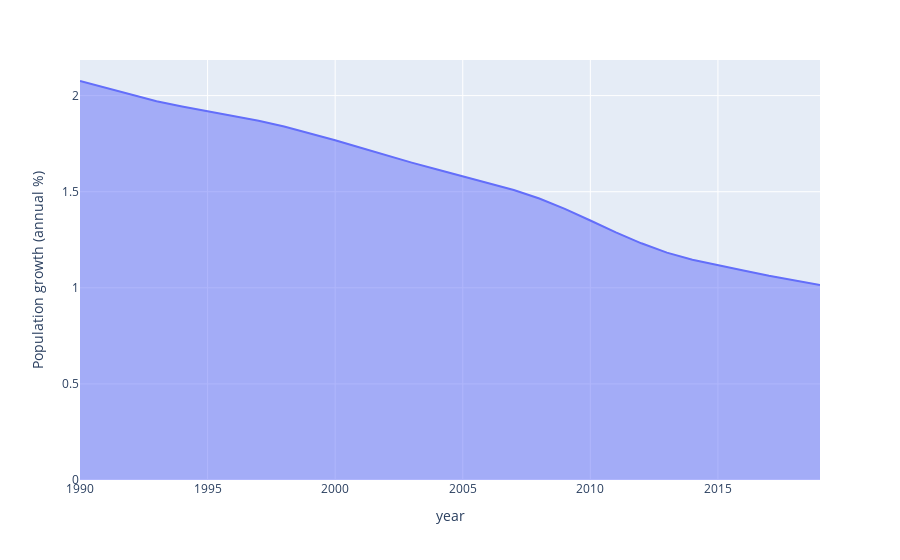

Notebook code for this chart:
### Code cell
fig = px.area(df, x='year', y='Population growth (annual %)')
fig.show()

### Figure 1 — Plotly figure (JSON) as saved in the notebook; plotly's stock layout.template omitted (floating-point values rounded to 4 significant figures)
{"data": [{"hovertemplate": "year=%{x}<br>Population growth (annual %)=%{y}<extra></extra>", "legendgroup": "", "line": {"color": "#636efa"}, "mode": "lines", "name": "", "orientation": "v", "showlegend": false, "stackgroup": "1", "type": "scatter", "x": [1990, 1991, 1992, 1993, 1994, 1995, 1996, 1997, 1998, 1999, 2000, 2001, 2002, 2003, 2004, 2005, 2006, 2007, 2008, 2009, 2010, 2011, 2012, 2013, 2014, 2015, 2016, 2017, 2018, 2019], "xaxis": "x", "y": [2.076, 2.04, 2.003, 1.971, 1.943, 1.919, 1.895, 1.869, 1.84, 1.806, 1.768, 1.729, 1.69, 1.651, 1.615, 1.58, 1.546, 1.509, 1.465, 1.411, 1.35, 1.289, 1.232, 1.183, 1.146, 1.117, 1.09, 1.063, 1.037, 1.015], "yaxis": "y"}], "layout": {"legend": {"tracegroupgap": 0}, "margin": {"t": 60}, "xaxis": {"anchor": "y", "domain": [0, 1], "title": {"text": "year"}}, "yaxis": {"anchor": "x", "domain": [0, 1], "title": {"text": "Population growth (annual %)"}}}}
